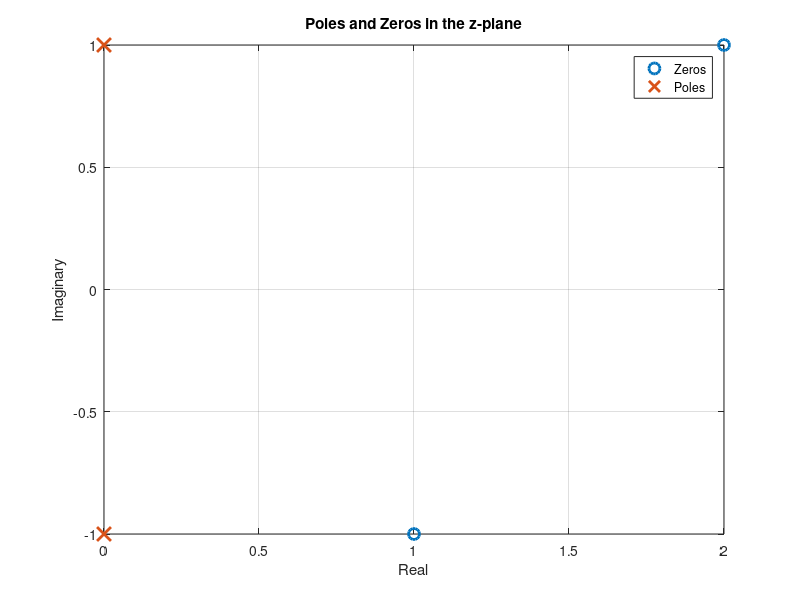

Write MATLAB code to recreate this figure.
% Define the angular frequency
w0 = 1e8;

% Sampling frequency to avoid aliasing
fs = 2 * w0;
Ts = 1 / fs;

% Define the z-transform equation for the cosine function
numerator = [1, 0, -1];  % Coefficients for the numerator of the z-transform
denominator = [1, 0, 1]; % Coefficients for the denominator of the z-transform

% Calculate zeros and poles
zeros = roots(numerator);
poles = roots(denominator);

% Plotting the z-plane
figure;
plot(zeros, 'o', 'MarkerSize', 8, 'LineWidth', 2);
hold on;
plot(poles, 'x', 'MarkerSize', 10, 'LineWidth', 2);
hold off;
grid on;
xlabel('Real');
ylabel('Imaginary');
title('Poles and Zeros in the z-plane');
legend('Zeros', 'Poles');
